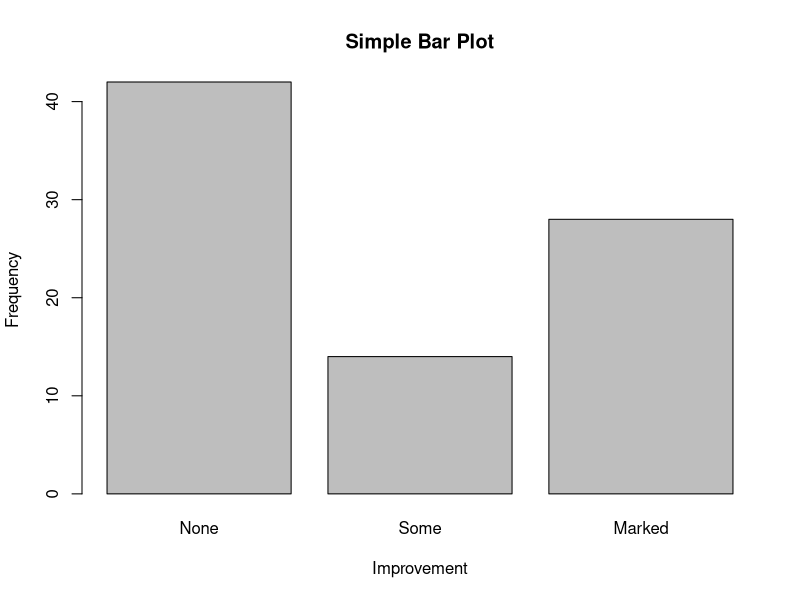
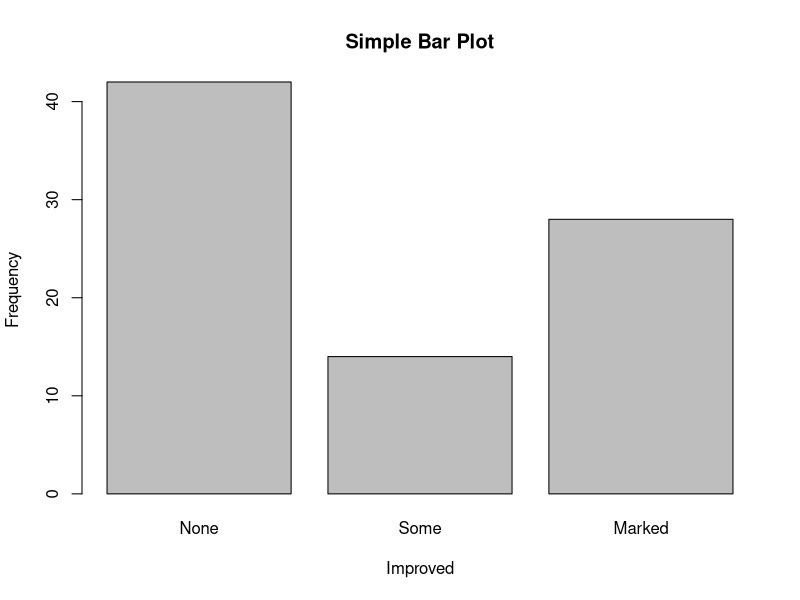

Generate these figures, in order, with R:
library(vcd)
counts <- table(Arthritis$Improved)

counts
#Bar plots display the distribution (frequencies) of a categorical variable through vertical or horizontal bars.
barplot(counts,
        main="Simple Bar Plot",
        xlab="Improvement", ylab="Frequency")

#If the categorical variable to be plotted is a factor or ordered factor, you can create a vertical bar plot quickly with the plot() function.
counts <- factor(Arthritis$Improved)
counts
plot(counts, main="Simple Bar Plot",
               xlab="Improved", ylab="Frequency")

